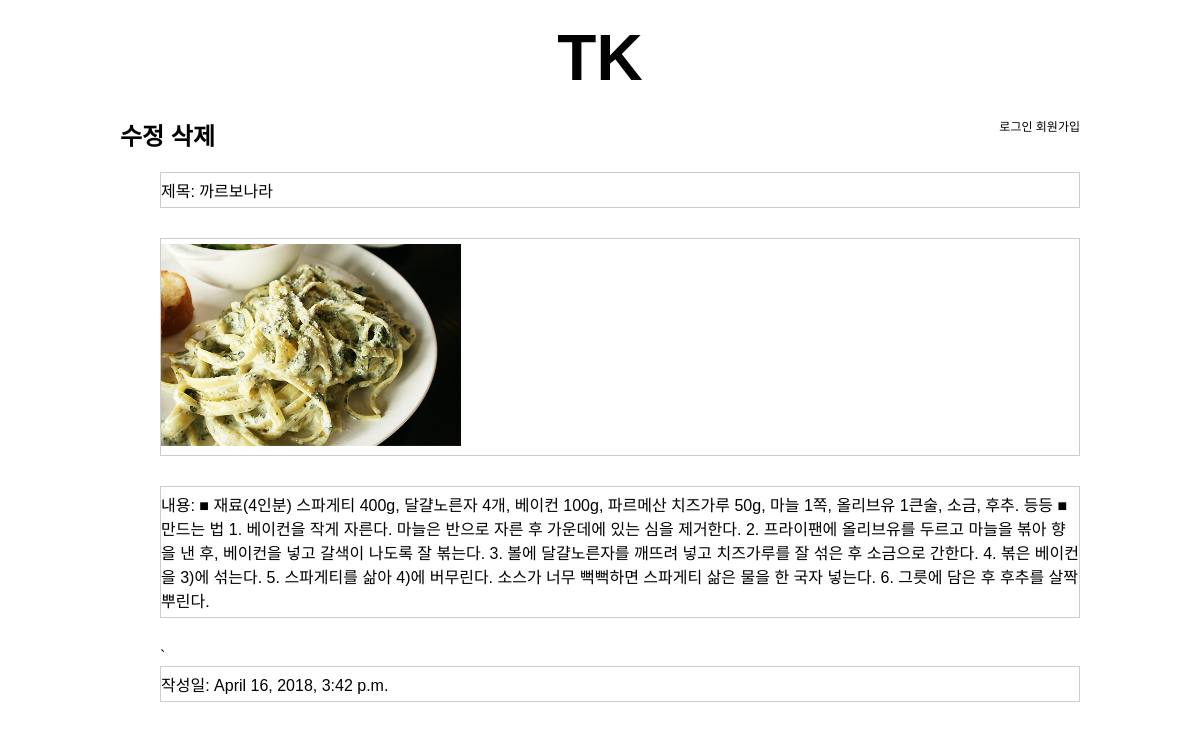
Screenshot of /product/4/ with the database file from the repository.
### board/models.py (models this page shows, shortened)
class Product(models.Model):
    writer = models.ForeignKey(Member, verbose_name='작성자')
    title = models.CharField('제목', max_length=30)
    content = models.TextField('내용')
    create_date = models.DateTimeField('작성일', auto_now_add=True)
    category = models.ForeignKey(Category)
    food = models.ForeignKey(Food)
    img = models.FileField(upload_to='images/%Y/%m/%d/', null=True,)

### board/views.py (the view)
# urls.py: url(r'^(?P<pk>\d+)/$', ProductDetailView.as_view(), name='product_detail'),
class ProductDetailView(DetailView):
    model = Product

### board/templates/board/product_detail.html (shortened to what this page needs)
{% extends 'board/base.html' %}
{% block sub_title %}
<a href="{% url 'product:product_update' object.pk %}">수정</a>
<a href="{% url 'product:product_delete' object.pk %}">삭제</a>
{% endblock %}
{% load static %}
{% block content %}
<div class="detdiv">
    <ul>
        <li>제목: {{ object.title }}</li>
        <li><img src="{% get_media_prefix %}{{ object.img }}" alt=""></li>
        <li>내용: {{ object.content }}</li>`
        <li>작성일: {{ object.create_date }}</li>
    </ul>
</div>
{% endblock %}

### board/templates/board/base.html (shortened to what this page needs)
{% extends 'home.html' %}

### templates/home.html (shortened to what this page needs)
{% extends 'base.html' %}

### templates/base.html (shortened to what this page needs)
<!DOCTYPE html>
<html lang="en">
<head>
    {% load static %}
    <link rel="stylesheet" href="{% static 'css/base.css' %}">
</head>
<header>
    <h1><a href="/">TK</a></h1>
</header>
<body class="wrap">
<nav>
    {% if user.is_authenticated %}
    <a href="{% url 'logout' %}">로그아웃</a>
    <a href="{% url 'password_change' %}">비밀번호 변경</a>
    <a href="{% url 'admin:index' %}">관리자</a>
    {% else %}
    <a href="{% url 'login' %}">로그인</a>
    <a href="{% url 'register' %}">회원가입</a>
    {% endif %}
</nav>
<div>
    <h2>{% block sub_title %}{% endblock %}</h2>
</div>
<section>
    {% block content %}{% endblock %}
</section>
</body>
</html>

### static/css/base.css (style rules this page uses)
body { font-family: 'Arial Narrow', Arial, sans-serif; }
a { text-decoration: none; color: #020202; font-family: 'Arial Narrow', Arial, sans-serif; }
ul li { list-style: none; }
img { width: 300px; }
.wrap { width: 960px; margin: auto; }
header h1 { text-align: center; }
header h1 a { font-size: 2em; }
nav { font-size: 12px; float: right; }
div.detdiv ul li { padding: 5px 0px; margin-bottom: 30px; border: 1px solid #ccc; }

### rows the page displays
Product: title "까르보나라", img (picture), content "■ 재료(4인분) 스파게티 400g, 달걀노른자 4개, 베이컨 100g, 파르메산 치즈가루 50g, 마늘 1쪽, 올리브유 1큰술, 소금, 후추. 등등 ■ 만드는 법 1. 베이컨을 작게 자른다. 마늘은 반으로 자른 후 가운데에 있는 심을 제거한다. 2. 프라이팬에 올리브유를 두르고 마늘을 볶아 향을 낸 후, 베이컨을 넣고 갈색이 나도록 잘 볶는다. 3. 볼에 달걀노른자를 깨뜨려 넣고 치즈가루를 잘 섞은 후 소금으로 간한다. 4. 볶은 베이컨을 3)에 섞는다. 5. 스파게티를 삶아 4)에 버무린다. 소스가 너무 뻑뻑하면 스파게티 삶은 물을 한 국자 넣는다. 6. 그릇에 담은 후 후추를 살짝 뿌린다.", create_date "April 16, 2018, 3:42 p.m."
